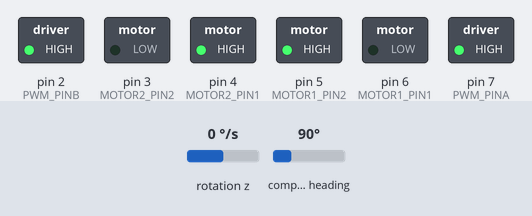
Recording of a program running on a simulated Arduino Mega 2560, built with avr-gcc and run on an emulated ATmega2560. Parts: switched loads named in the program (green lamp = pin HIGH). Wiring (inferred from the names in the program): AS5600 angle sensor at I2C address 0x36. The test bench sets the inputs (shaded band); at power-on: rotation z 0 °/s, compass heading 90°. What the program prints to the serial monitor is not drawn.

Above: at 2.2 s.
2.3 s: rotation z set to -192 °/s
At 3.9 s:
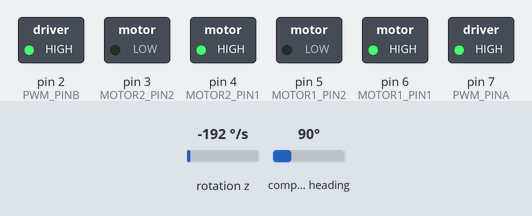
5.3 s: compass heading set to 180°
8.3 s: rotation z set to 0 °/s
At 11.07 s:
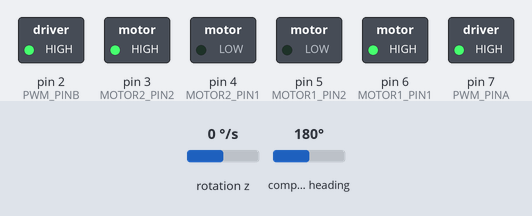
11.3 s: rotation z set to -100 °/s
At 22.5 s:
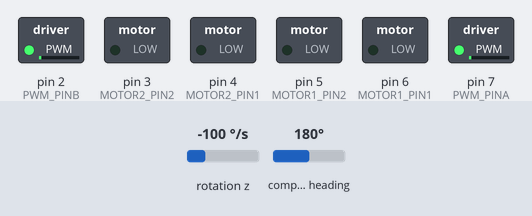
Timing chart, 0 to 23.5 s (numbered marks = the images above; inputs shaded):
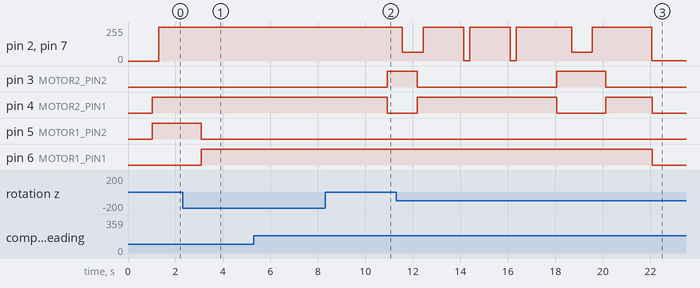

The program:

main.cpp
```cpp
#include <Arduino.h>
#include "DriveBase.h"
#include "PathPlanning.h"

DriveBase drive;
PathPlanning pathPlanning;

const int MOTOR1_PIN1 = 6; // motor 1 is on right side of robot
const int MOTOR1_PIN2 = 5;
const int MOTOR2_PIN1 = 4; // motor 2 is on left side of robot
const int MOTOR2_PIN2 = 3;
const int PWM_PINA = 7; // pwm for motor 1
const int PWM_PINB = 2; // pwm for motor 2

const int TILE_SIZE = 12; // in

// global angle
//        90
//        |
// 180 --------- 0
//        |
//        270

int globalAngle = 90; // degrees
int localAngle = 0;

Node* nodePath[pathPlanning.listSize];
int pathSize = 0;

int currentPathIndex = 0;

int state = 0; // determine turn angle, perform turn, determine move, perform move

int getNewGlobalAngle(int xDif, int yDif); // in degrees
int solveMaze();

void setup() {
  // Serial.begin(9600);
  drive.init(MOTOR1_PIN1, MOTOR1_PIN2, MOTOR2_PIN1, MOTOR2_PIN2, PWM_PINA, PWM_PINB);

  pathSize = solveMaze();

  Serial.println(pathSize);
}

void loop() {
  Node* currentNode = nodePath[currentPathIndex];

  // Serial.print("loc A ");
  // Serial.print(localAngle);
  // Serial.print("targ Ang ");
  // Serial.print(drive.getTargetAngle());
  // Serial.print(" global A, ");
  // Serial.print(globalAngle);
  // Serial.print(" curr Ang ");
  // Serial.print(drive.getCurrentRobotAngle());
  // Serial.print(" curr Pos ");
  // Serial.print(drive.getCurrentWheelPosition());
  // Serial.print(" atTargAng ");
  // Serial.print(drive.atTargetAngle());
  // Serial.print(" atTargPos ");
  // Serial.print(drive.atTargetAngle());
  // Serial.print(" state ");
  // Serial.print(state);
  // Serial.print(" error ");
  // Serial.print(drive.out3);
  // Serial.print(" FB, ");
  // Serial.print(drive.out);
  // Serial.print(" targetVel ");
  // Serial.print(drive.targetVel);
  // Serial.print(" FF ");
  // Serial.print(drive.out2);
  // Serial.print(" currVel ");
  // Serial.print(drive.out4);
  // Serial.print(" angle vel ");
  // Serial.print(drive.getTurnVel());
  // Serial.print(" angle acc ");
  // Serial.println(drive.getTurnAcc());
  // Serial.println();

  switch (state) { // determine turn angle, perform turn, determine move, perform move
    // case -2:
    //   drive.turn(-90);
    //   state--;
    //   break;

    // case -3:
    //   drive.updateTurn();
    //   if (drive.atTargetAngle()) {
    //     drive.resetEncoder();
    //     drive.resetGyro();
    //     state--;
    //   }
    //   break;

    case 0:
      if (currentPathIndex + 1 < pathSize) {
        int xDif = nodePath[currentPathIndex + 1]->x - currentNode->x;
        int yDif = nodePath[currentPathIndex + 1]->y - currentNode->y;

        int newGlobalAngle = getNewGlobalAngle(xDif, yDif);

        localAngle = -(newGlobalAngle - globalAngle);
        globalAngle = newGlobalAngle;
      }
      else {
        state = -1;
      }
      state++;
      break;

    case 1:
      drive.turn(localAngle);
      state++;

    case 2:
      if (globalAngle == localAngle) {
        state++;
        break;
      }

      drive.updateTurn();

      if (drive.atTargetAngle()) {
        drive.resetEncoder();
        drive.resetGyro();
        state++;
      }
      break;

    case 3:
      drive.move(TILE_SIZE);
      state++;

    case 4:
      drive.updateMove();

      if (drive.atTargetPosition()) {
        drive.resetEncoder();
        currentPathIndex++;
        state = 0;
        if (currentPathIndex >= pathSize - 1) {
          state = -1;
        }
      }
      break;

    default:
      drive.stop();
      break;
  }
}

int getNewGlobalAngle(int xDif, int yDif) {
  if (xDif == 0) {
    if (yDif > 0) {
      return 90;
    }
    else {
      return 270;
    }
  }

  if (yDif == 0) {
    if (xDif > 0) {
      return 0;
    }
    else {
      return 180;
    }
  }

  return globalAngle;

}

int solveMaze() {
  // g_cost, h_cost, x, y, isWall, parent
  // DEFINE BLOCKERS
  Node a = {0, 0, 1, 1, true, nullptr};
  Node b = {0, 0, 2, 1, true, nullptr};
  Node c = {0, 0, 3, 1, true, nullptr};
  Node d = {0, 0, 1, 2, true, nullptr};
  Node e = {0, 0, 1, 3, true, nullptr};
  Node f = {0, 0, 1, 4, true, nullptr};
  Node* blockers[] = {&a, &b, &c, &d, &e, &f};
  int blockersSize = sizeof(blockers) / sizeof(blockers[0]);
  pathPlanning.grid.generateGrid(blockers, blockersSize); // change grid size in Grid.h

  // DEFINE START AND END (x, y)
  Node* start = &pathPlanning.grid.values[0][0]; // x, y tile/node position
  Node* end  = &pathPlanning.grid.values[3][3];
  return pathPlanning.aStar(start, end, nodePath);
}
```

DriveBase.h
```cpp
#pragma once // acts as header gaurd

#include <Arduino.h> // include arduino library
#include <math.h>
#include "PIDController.h"
#include "Encoder.h"
#include "Imu.h"
#include "MotionProfile.h"

class DriveBase {

  public:

  DriveBase();

  Encoder encoder;

  void init(int m1p1, int m1p2, int m2p1, int m2p2, int pwmA, int pwmB);

  // used to free PID instances
  void freeMemory();

  // move function at set speed
  void moveForward(int speed);
  void moveBack(int speed);
  void turnRight(int speed);
  void turnLeft(int speed);

  // move functions that move at global speed:
  void moveForward();
  void moveBack();
  void turnRight();
  void turnLeft();

  // generalized motion functions with PID
  // note can be used in a global scope where previous positions are accounted for in the next movement or
  // user can resent the position/angle every movement to make the command more relative
  void move(float position); // position in inches
  void turn(float angle); // in degrees

  void stop();

  void updateMove();
  void updateTurn();

  void resetEncoder();
  void resetGyro();

  // get position functions
  float getCurrentWheelPosition();
  float getCurrentWheelDegree();
  float getCurrentRobotAngle();

  float getRobotVelocity();
  float getRobotAcc();

  float getTurnVel();
  float getTurnAcc();

  // get target functions
  float getTargetPosition();
  float getTargetAngle();

  // at target functions
  bool atTargetPosition();
  bool atTargetAngle();

  // speed get and set
  void setGlobalSpeed(int pwm);
  int getGlobalSpeed();

  void setStartTime();

  // float targetVel = 0;
  // float out = 0;
  // float out2 = 0;
  // float out3 = 0;
  // float out4 = 0;
  // float out5 = 0;

  private:

  const float GEARBOX_RATIO = 57.7;
  const float ENCODER_RATIO = 97/38; // wheel / encoder wheel in mm
  const float WHEEL_DIAMETER = 4.875; // in
  const float ENCODER_DIAMETER = 1.49606; // in
  const float MAX_VEL = 7.2; // encoder ticks / sec
  const float MAX_ACC = 25; // encdoer ticks / sec ^2
  const float MAX_VEL_TURN = 63; // degrees / sec
  const float MAX_ACC_TURN = 100; // degrees / sec ^2

  unsigned long startTime = 0;
  unsigned long lastTimeVel = 0;
  unsigned long lastTimeAcc = 0;
  unsigned long lastTimeVelAngle = 0;
  unsigned long lastTimeAccAngle = 0;

  const int MAX_PWM = 255;
  int globalSpeed = 255; // default is 255 (max speed);

  float targetPosition;
  float targetAngle;

  float lastPosition;
  float lastAngle;
  float lastVelocityPos;
  float lastVelocityAngle;

  // motor power pins
  int motor1Pin1;
  int motor1Pin2;
  int motor2Pin1;
  int motor2Pin2;

  // motor pwm pins
  int pwmPin1;
  int pwmPin2;

  // move pid vars
  const float MOVE_P = 15;
  const float MOVE_I = 0;
  const float MOVE_INTEGRAL_BOUND = 50;
  const float MOVE_OUTPUT_BOUND = 255;
  const float MOVE_FF = 24;
  const float TURN_FF = 4;

  // turn pid vars
  const float TURN_P = 5;
  const float TURN_I = 0;
  const float TURN_INTEGRAL_BOUND = 100;
  const float TURN_OUTPUT_BOUND_TURN = 255;

  // how close to target can we get before we say we are there
  const float POSITION_TOLERANCE = 0.75; // in
  const float ANGLE_TOLERANCE = 2; // deg

  PIDController* movePID; // declare obj using dynamic storage duration method
                          // allows usage of new keyword so obj can be initialized in .cpp init fuction
                          // will need to delete obj when not being used to prevent memory leaks
  PIDController* turnPID;
  // Encoder encoder;
  Imu gyro;
  MotionProfile profile;

  int clamp(int value, int min_val, int max_val);
};
```

Encoder.h
```cpp
#pragma once

#include <Arduino.h>
#include <Wire.h>

class Encoder {
    public:

    void init();
    void resetAngle();

    float getAngle();
    float getWrapAngle();

    int isMagnetDetected();

    private:

    int lowByte; // raw angle 7:0
    word highByte; // raw angle 11:8
    int rawAngle;
    float startAngle = 0; // used to remove absolute encoder functionality
    bool readStartAngle = false;
    float globalAngleStart = 0; // used to reset global anlge
    float wrapAngle;
    float angleSum = 0;
    float globalAngle;
    int quadrant = 1;
    int lastQuadrant = 1;

    const int SENSOR_ADDRESS = 0x36; // I2C sensor address

    int readRawAngle();
};
```

Grid.h
```cpp
# ifndef GRID_H
# define GRID_H

struct Node {
    int g_cost = 0; // dist from start
    int h_cost = 0; // dist to end
    int x = 0; // grid pos
    int y = 0; // grid pos
    bool isWall = false;
    Node* parent = nullptr;

    Node() = default;

    Node(int f, int g, int x_, int y_, bool w, Node* p)
        : g_cost(g), x(x_), y(y_), isWall(w), parent(p) {}
};

class Grid {
    public:

        // DEFINE GRIDE SIZE
        static constexpr int sizeX = 5; // class var and comiple time constant
        static constexpr int sizeY = 5; // class var and comiple time constant

        void generateGrid(Node* blockers[], int blockerSize); // generate grid with blockers

        Node values[sizeX][sizeY]; // store grid nodes

        void getNeighbours(Node* node, Node* nei[4]); // nei[4]: front, back, left, right

        int getDistance(Node* nodeA, Node* nodeB); // get distance non diagonal
};

# endif
```

Imu.h
```cpp
#pragma once // acts as header gaurd

#include <I2Cdev.h> //For binary address for values
#include <Wire.h> //Wire library for MPU
#include <MPU6050.h> //MPU6050 library for Gyroscope

////////////////////////TODO: be aware of problem
// if the robot is moved during the intialization of the arduino, the acceleration will be captured by
// the sensor. Therefore, always start robot in a motionless state. Also check gyro output before doing
// any official runs to check it is correct.

// If the sensor is moving during initialization then the gyro will linearly increase the angle which will
// cause bad angle readings and turns. To solve issue, reupload the software or simply press the reset button on
// the arduino. Turning the robot on and off sometimes doesn't solve the issue so the other methods are preferred.

class Imu {

  public:
  void init();

  float getZ();
  float getAngle();
  void resetAngle();

  private:
  int16_t gz;
  MPU6050 mpu;
  float z;
  float gzOff;
  unsigned long lastTime;
  float angleZ;
  float startAngle = 0;
};
```

MotionProfile.h
```cpp
#ifndef MOTION_PROFILE_H
#define MOTION_PROFILE_H

struct MotionState {
    float pos, vel, acc;
};

class MotionProfile {

    public:

        MotionProfile(float startPosition, float endPosition, float maxVel, float maxAcc);

        MotionState tCurve1D(float time); // return pointer instead of vector to use with arduino

        bool atPosition();

        float totalTime;

    private:

        float startPosition, endPosition, maxVel, maxAcc = 0;
        float distance = 0;
        int direction = 1; // 1 for clockwise, -1 for counter-clockwise
        float currPos, currVel, currAcc = 0;
        bool hasCruise = false;
        float maxVelTime;
        float cruiseTime;
        float vPeak;
        float accDist;
};

#endif
```

PIDController.h
```cpp
#pragma once

// PID Controller is used to get an actuator to a target position or setpoint
class PIDController {

    public:

    PIDController(float p, float i, float d);

    PIDController(float p);

    float update(float error);

    void setOutputBounds(float min, float max);
    void setInegralSumBounds(float min, float max);

    float getSum();

    private:

    float p;
    float i;
    float d;

    float outputMax;
    float outputMin;

    float sum;
    float maxSum;
    float minSum;


    float time;
    float lastTime;

    float error;
    float lastError;

    bool firstLoop = true;

    bool outputBounded = false;
    bool integralBounded = false;

    bool clamped = false;

};
```

PathPlanning.h
```cpp
# ifndef PATH_PLANNING_H
# define PATH_PLANNING_H

#include "Grid.h"

class PathPlanning {
    public:
        int aStar(Node* start, Node* end, Node* nodePath[]); // return size of nodepath
        static Grid grid;
        static constexpr int listSize = grid.sizeX * grid.sizeY;

        void print_open_closed();

        Node* const* getOpen() const;
        Node* const* getClosed() const;

        int getOpenCount();
        int getClosedCount();

    private:
        int pathSize = 0;
        int openCount = 0;
        int closedCount = 0;
        Node* open[listSize];
        Node* closed[listSize];

        Node* blockers[listSize];
        int blockersSize = sizeof(blockers) / sizeof(blockers[0]);

        void addOpen(Node* node);
        void addclosed(Node* node);

        void removeOpen(Node* node);
        void removeClosed(Node* node);

        bool inOpen(Node* node);
        bool inClosed(Node* node);

        int openLowestCost(); // returns index of open with lowest f_cost

        int retracePath(Node* start, Node* end, Node* nodePath[]);

        void reversePath(Node* nodePath[], int len);
};

# endif
```

Encoder.cpp
```cpp
#include "Encoder.h"

// sensor data sheet https://look.ams-osram.com/m/7059eac7531a86fd/original/AS5600-DS000365.pdf

void Encoder::init() {
    Wire.begin(); //start i2C (establish arduino as conroller/master device)
    // set clock for I2C
    // Wire.setClock(800000L); don't need to set, default will be used

    // SCL -> Digital 21
    // SDA -> Digital 20
}

// subtract curr angle to reset
void Encoder::resetAngle() {
    globalAngleStart = globalAngle;
}

float Encoder::getAngle() {

    // get angle in degrees (still has wrap around)
    float angle = getWrapAngle();

    // track "quadrant" (only need 3) to add or subtract 360 to prevent wrap around
    if (angle >= 0 && angle < 90) {
        quadrant = 1;
    }

    else if (angle >= 90 && angle < 270) {
        quadrant = 2;
    }

    else if (angle >= 270 && angle < 360) {
        quadrant = 3;
    }

    // react to transitions
    if (quadrant != lastQuadrant) {

        // check for 1-3 or 3-1 transitions
        if (lastQuadrant == 3 && quadrant == 1) {
            angleSum += 360;
        }

        else if (lastQuadrant == 1 && quadrant == 3) {
            angleSum -= 360;
        }

        // update lastQuadrant
        lastQuadrant = quadrant;
    }

    globalAngle = angleSum + angle;

    // Serial.begin(2000000);
    // Serial.println(globalAngle / (97.03/33.81));

    return globalAngle - globalAngleStart;
}

float Encoder::getWrapAngle() {
    // convert angle in bits to degrees then track based on set origin
    // angle will wrape from 0 to 360
    if (!readStartAngle) {
        startAngle = readRawAngle() * 360.0f / 4096.0f;
        readStartAngle = true;
    }

    wrapAngle  = readRawAngle() * 360.0f / 4096.0f - startAngle; // convert to degrees: x bits * (360 degrees per rev / 2^12 bits per rev)

    // sometimes angle changes to negative during spin, subtracting on negitive keeps cycle consistent
    if (wrapAngle < 0) {
        wrapAngle = 360 + wrapAngle;
    }

    // Serial.begin(2000000);
    // Serial.println(wrapAngle);

    return wrapAngle;
}

int Encoder::isMagnetDetected(){
    Wire.beginTransmission(SENSOR_ADDRESS);
    Wire.write(0x0B); // 0x0C refers to register corresponding to STATUS

    // Serial.begin(2000000);

    // wait for proper return value then read
    // while(Wire.available() == 0); // returns number of bytes avialable (1)
    if (Wire.endTransmission() != 0) {
        //Serial.println("Error: AS5600 not responding!");
        return -1;
    }
    Wire.requestFrom(SENSOR_ADDRESS, 1); // requst 1 byte data from senosr

    int magnetStatus = Wire.read();

    Serial.begin(2000000);
    Serial.print("MD status: ");
    Serial.println(magnetStatus, BIN);
    Serial.println(magnetStatus);

    //MH: Too strong magnet - 100111 - DEC: 39
    //ML: Too weak magnet - 10111 - DEC: 23
    //MD: OK magnet - 110111 - DEC: 55
    // if (magnetStatus != 55) {
    //   Wire.begin(); //start i2C (establish arduino as conroller/master device)
    //   // set clock for I2C
    //   Wire.setClock(800000L);
    // }

    return magnetStatus; // change back to bool
}

int Encoder::readRawAngle() {
    //Serial.begin(2000000);
   // work on 0x0C RAW ANGLE (11:8)
    Wire.beginTransmission(SENSOR_ADDRESS);
    // send bytes in a queue, tell what data we want to read from sensor
    Wire.write(0x0C); // 0x0C refers to register corresponding to RAW ANGLE(11:8)

    if (Wire.endTransmission() != 0) {
        //Serial.println("Error: AS5600 not responding!");
        return -1; // helps with error checking
    }
    // requst 2 bytes data from senosr since raw angle is 12-bits and spans 2 registers
    Wire.requestFrom(SENSOR_ADDRESS, 2); // requst 2 bytes data from senosr (get msb and lsb)
    // request 2 bytes bc will be getting data from

    if (Wire.available() < 2) {
        //Serial.println("Error: No data received!");
        return -1; // helps with error checking
    }

    uint8_t msb = Wire.read(); // most significant byte. Read MSB (0x0C)
    uint8_t lsb = Wire.read(); // least significant byte. Read LSB (0x0D)

    // shift msb by 8 bits to make room for lsb, use or to combine shifted msb and lsb
    // and with 0x0FFF (00001111 11111111) to save only lower 12 bit values
    rawAngle = ((msb << 8) | lsb) & 0x0FFF;

    // 8 bit shift and or example for msb and lsb:
    // msb shift from 00000000 00001010 to 00001010 00000000
    // if msb is or'ed with lsb, lsb example value 00000000 01011100
    // then result will be 00001010 01011100 (msb and lsb)

    return rawAngle;
}
```

Source omitted: DriveBase.cpp (7382 bytes), Grid.cpp (1146 bytes), Imu.cpp (915 bytes), MotionProfile.cpp (2582 bytes), PIDController.cpp (1906 bytes), PathPlanning.cpp (4035 bytes)

Measured:
- after the input at 2.3 s, pin 2 (PWM_PINB), pin 7 (PWM_PINA): stays 255/255 (without the input it goes to 162/255 after 2.9 s)
- after the input at 11.3 s, pin 2 (PWM_PINB), pin 7 (PWM_PINA): 255/255 → 66/255 after 0.24 s, → 255/255 0.90 s later, → 1/255 1.7 s later, → 255/255 0.27 s later; pin 3 (MOTOR2_PIN2): HIGH → LOW after 0.88 s instead of 1.7 s; pin 4 (MOTOR2_PIN1): LOW → HIGH after 0.88 s instead of 1.7 s
